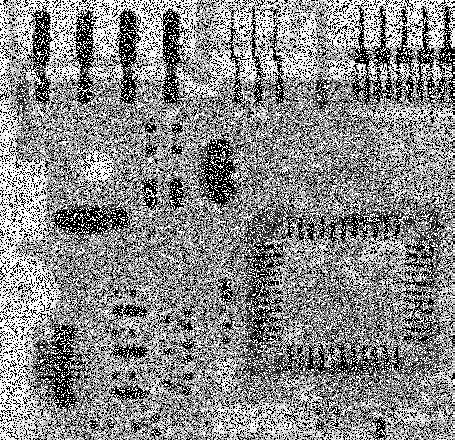
#> input picture lab03/lab03/imagens/salt_noise.png, 455 x 440 px
$ python fft_filter.py
#> lines starting #> are read from the running program, lines starting #| are printed output that depends on the picture
import sys
import numpy as np
import cv2
from matplotlib import pyplot as plt

def process_image(filename):
#> called with filename = 'imagens/salt_noise.png'
    img = cv2.imread(filename, 0)
#> img is the input picture: shape (440, 455); min 0, max 255, mean 138.1
    if img is None:
        print(f"Erro ao carregar {filename}")
        return

    avg_blur = cv2.blur(img, (5, 5))
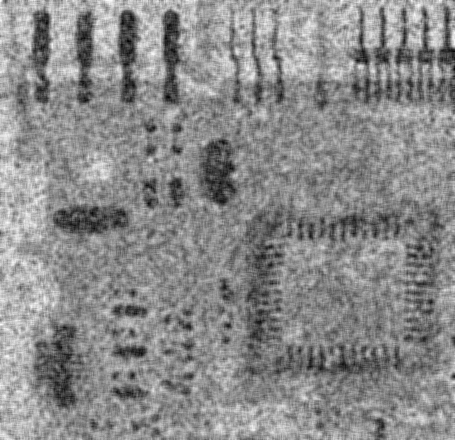
#> avg_blur: shape (440, 455); min 0, max 252, mean 138.1
    gaussian_blur = cv2.GaussianBlur(img, (5, 5), 1)
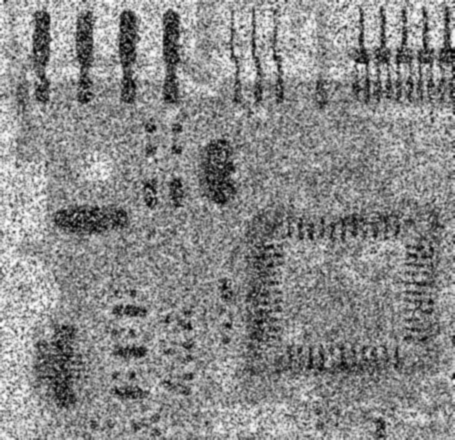
#> gaussian_blur: shape (440, 455); min 0, max 253, mean 138.1
    median_blur = cv2.medianBlur(img, 5)
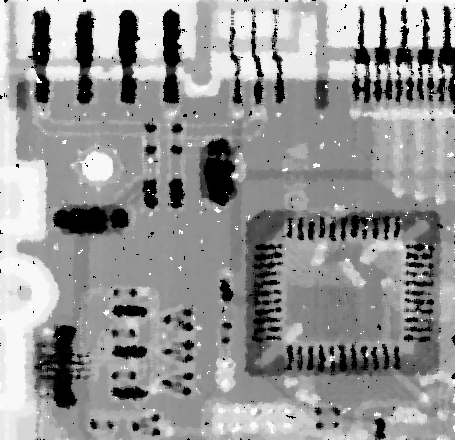
#> median_blur: shape (440, 455); min 0, max 255, mean 148.2

    kernel = np.float32([[-2, -1, 0], [-1, 1, 1], [0, 1, 2]])
    custom = cv2.filter2D(img, -1, kernel)
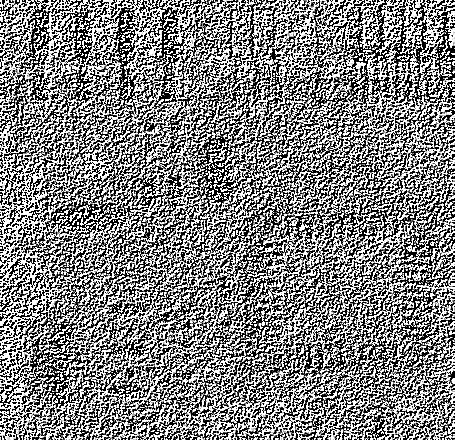
#> custom: shape (440, 455); min 0, max 255, mean 130.4

    kernel = np.float32([[1, 1, 1], [0, 0, 0], [-1, -1, -1]])
    prewitt = cv2.filter2D(img, -1, kernel)
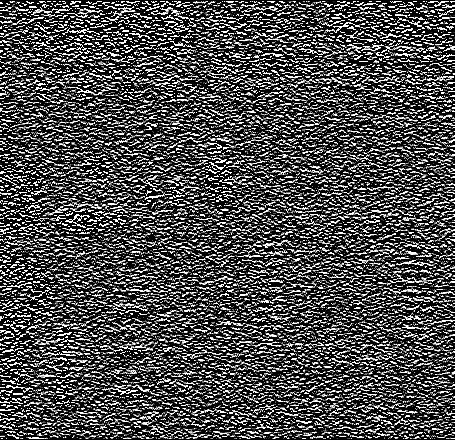
#> prewitt: shape (440, 455); min 0, max 255, mean 77.2

    plt.figure(figsize=(12, 8))
    plt.subplot(231), plt.imshow(img, cmap='gray'), plt.title(f'Original ({filename})')
    plt.xticks([]), plt.yticks([])
    plt.subplot(232), plt.imshow(avg_blur, cmap='gray'), plt.title('Media')
    plt.xticks([]), plt.yticks([])
    plt.subplot(233), plt.imshow(gaussian_blur, cmap='gray'), plt.title('Gaussian')
    plt.xticks([]), plt.yticks([])
    plt.subplot(234), plt.imshow(median_blur, cmap='gray'), plt.title('Mediana')
    plt.xticks([]), plt.yticks([])
    plt.subplot(235), plt.imshow(custom, cmap='gray'), plt.title('Custom')
    plt.xticks([]), plt.yticks([])
    plt.subplot(236), plt.imshow(prewitt, cmap='gray'), plt.title('Prewitt')
    plt.xticks([]), plt.yticks([])

filenames = ['imagens/salt_noise.png', 'imagens/pieces.jpg']

for f in filenames:
    process_image(f)

plt.show()
